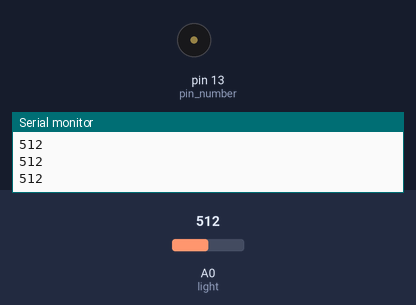
Bench run of a sketch on a simulated Arduino Uno, built with avr-gcc and run on an emulated ATmega328P. Shown: buzzer (waves = sounding), the last lines printed to the serial monitor. The test bench sets the inputs (shaded band); at power-on: A0 (light) = 512.

Above: at 1.2 s.
1.3 s: A0 (light) set to 32
2.8 s: A0 (light) set to 26
At 3.3 s:
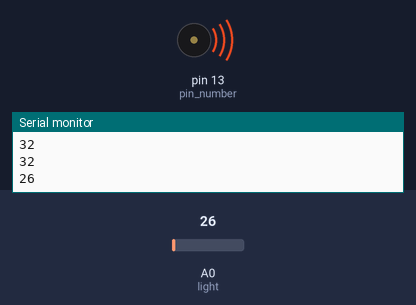
Timing chart, 0 to 10.3 s (numbered marks = the images above; inputs shaded):
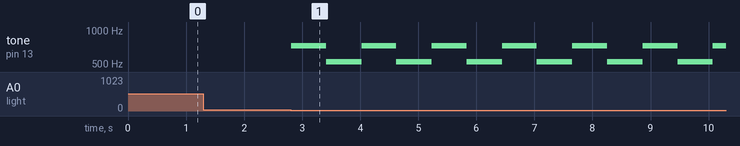

Measured:
- the behaviour switches between 30 and 29 on A0 (light) (found by bisection; images 0 and 1)
- after the input at 2.8 s, tone on pin 13 (pin_number): alternates 725 Hz for 0.60 s and 525 Hz for 0.61 s, starting at once

The sketch:

Part_C_code1.ino
```cpp
int pin_number=13;
int delay_no=600;
int freq=725;// declaring the starting value of the frequency
int Pval;

void setup() {
  Serial.begin(9600);
}
void loop()
{
  int Pval=analogRead(A0);// returns the value that the light sensor reads
  Serial.println(Pval);
  delay(10);
  if (Pval < 30)// in my room conditions less than 30 means the light sensor is covered and then triggerred
   {
    tone(pin_number,freq);
    delay(delay_no);
    tone(pin_number,(freq-200));
    delay(delay_no);
   }
   else
   {
     noTone(pin_number);// as soon as finger is lifted, speaker starts ringing
   }
}
```
